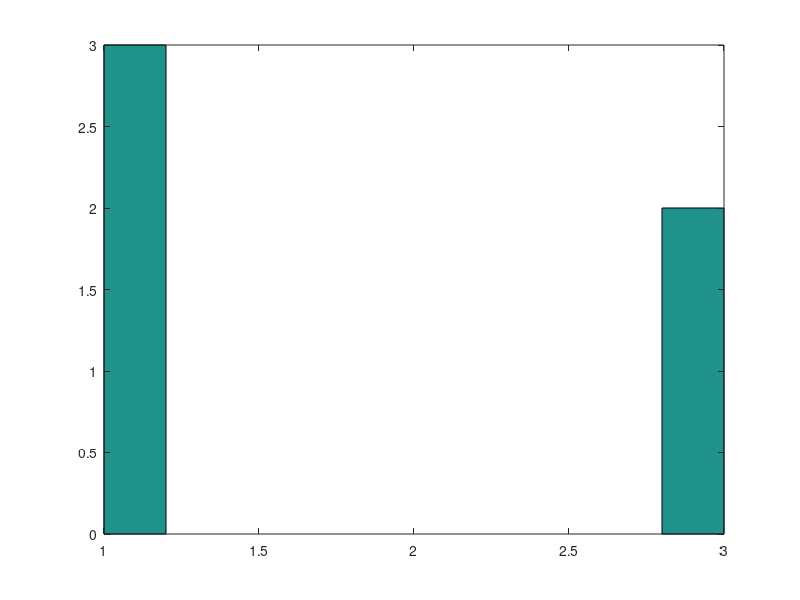

This chart was generated by the following MATLAB code:
#simulating 3 coin tosses

N = input("give the number of simulations N = ");

#we are going to form a matrix with 3 rows and N column with numbers between 0 and 1

U = rand(3,N);
Y = (U<0.5);
X = sum(Y);
clf
hist(X)
